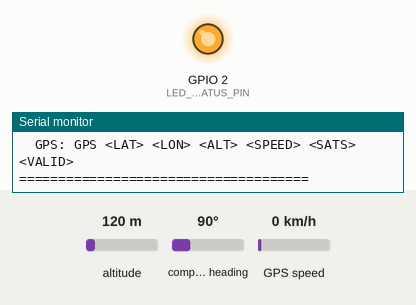
Recording of a program running on a simulated ESP32. Shown: output pins drawn as LEDs (lit = HIGH), the last lines printed to the serial monitor. Inputs (shaded band) come from the test bench; at power-on: altitude 120 m, compass heading 90°, GPS speed 0 km/h. The GPS gets a fix after 3 s at 37.7749, -122.4194 with 8 satellites.

Above: at 0.1 s.
At 100.2 s:
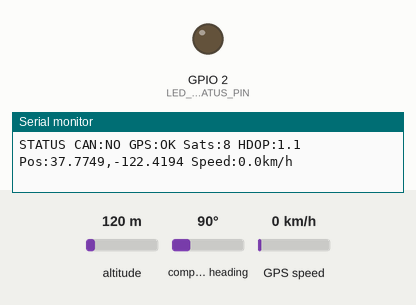
Timing chart, 0 to 101.7 s (numbered marks = the images above):
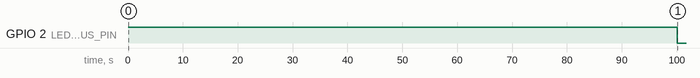

The program:

main.cpp
```cpp
// ESP32 CAN + GPS Data Sniffer - SERIAL OUTPUT ONLY
// Reads CAN bus data + GPS location and sends to Jetson via USB Serial
// Does NOT interfere with ESP-NOW system
#include <Arduino.h>
#include <SPI.h>
#include <HardwareSerial.h>
#include <TinyGPS++.h>
#include "mcp2515.h"
#include "can.h"

// =============== PIN DEFINITIONS ===============
#define CAN_CS_PIN 5          // MCP2515 CS pin
#define GPS_RX_PIN 16         // GPS module TX connects here (ESP32 RX)
#define GPS_TX_PIN 17         // GPS module RX connects here (ESP32 TX)
#define LED_STATUS_PIN 2      // Built-in LED for status

// =============== HARDWARE OBJECTS ===============
struct can_frame canMsg;
MCP2515 mcp2515(CAN_CS_PIN);
TinyGPSPlus gps;
HardwareSerial gpsSerial(2);  // Use Serial2 for GPS

// =============== GPS DATA STRUCTURE ===============
struct GPSData {
  float latitude;
  float longitude;
  float altitude;
  float speed_kmh;
  int satellites;
  float hdop;
  bool valid;
  unsigned long last_update;
  String datetime;
};

// =============== GLOBAL VARIABLES ===============
GPSData currentGPS = {0};
unsigned long lastGPSUpdate = 0;
unsigned long lastStatusUpdate = 0;
unsigned long lastCANMessage = 0;

// Timing intervals (milliseconds)
const unsigned long GPS_READ_INTERVAL = 1000;      // Read GPS every 1 second
const unsigned long STATUS_INTERVAL = 5000;        // Status update every 5 seconds
const unsigned long GPS_SEND_INTERVAL = 3000;      // Send GPS data every 3 seconds

// =============== FUNCTION DECLARATIONS ===============
void readGPSData();
void updateGPSData();
void sendGPSDataToJetson();
void sendCANDataToJetson();
void updateSystemStatus();

void setup() {
  // Initialize USB Serial for communication with Jetson
  Serial.begin(115200);
  while (!Serial) delay(10);

  // Initialize status LED
  pinMode(LED_STATUS_PIN, OUTPUT);
  digitalWrite(LED_STATUS_PIN, HIGH);

  // Initialize GPS on Serial2
  gpsSerial.begin(9600, SERIAL_8N1, GPS_RX_PIN, GPS_TX_PIN);

  // Initialize CAN bus
  mcp2515.reset();
  mcp2515.setBitrate(CAN_500KBPS, MCP_8MHZ);
  mcp2515.setNormalMode();

  // Startup messages
  Serial.println("=== CAN + GPS Data Sniffer Ready ===");
  Serial.println("Sending CAN and GPS data to Jetson via USB Serial");
  Serial.println("Format:");
  Serial.println("  CAN: SIM <ID> <DLC> <DATA_BYTES>");
  Serial.println("  GPS: GPS <LAT> <LON> <ALT> <SPEED> <SATS> <VALID>");
  Serial.println("=====================================");
  delay(2000);
}

void loop() {
  unsigned long currentTime = millis();

  // =============== READ CAN DATA ===============
  if (mcp2515.readMessage(&canMsg) == MCP2515::ERROR_OK) {
    sendCANDataToJetson();
    lastCANMessage = currentTime;
  }

  // =============== READ GPS DATA ===============
  if (currentTime - lastGPSUpdate >= GPS_READ_INTERVAL) {
    readGPSData();
    lastGPSUpdate = currentTime;
  }

  // =============== SEND GPS DATA PERIODICALLY ===============
  if (currentGPS.valid && (currentTime % GPS_SEND_INTERVAL < 100)) {
    sendGPSDataToJetson();
  }

  // =============== STATUS UPDATES ===============
  if (currentTime - lastStatusUpdate >= STATUS_INTERVAL) {
    updateSystemStatus();
    lastStatusUpdate = currentTime;
  }

  delay(10);  // Small delay to prevent issues
}

// =============== GPS FUNCTIONS ===============
void updateGPSData() {
  // Update GPS data structure
  currentGPS.latitude = gps.location.lat();
  currentGPS.longitude = gps.location.lng();
  currentGPS.altitude = gps.altitude.meters();
  currentGPS.speed_kmh = gps.speed.kmph();
  currentGPS.satellites = gps.satellites.value();
  currentGPS.hdop = gps.hdop.value() / 100.0;
  currentGPS.valid = gps.location.isValid();
  currentGPS.last_update = millis();

  // Create datetime string
  if (gps.date.isValid() && gps.time.isValid()) {
    currentGPS.datetime = String(gps.date.year()) + "-" +
                         String(gps.date.month()) + "-" +
                         String(gps.date.day()) + " " +
                         String(gps.time.hour() + 1) + ":" +  // +1 for timezone
                         String(gps.time.minute()) + ":" +
                         String(gps.time.second());
  } else {
    currentGPS.datetime = "INVALID";
  }
}

void readGPSData() {
  // Read all available GPS data
  while (gpsSerial.available() > 0) {
    if (gps.encode(gpsSerial.read())) {
      // GPS sentence was successfully parsed
      if (gps.location.isUpdated()) {
        updateGPSData();
      }
    }
  }
}

void sendGPSDataToJetson() {
  if (!currentGPS.valid) return;

  // Send GPS data in a simple format that Jetson can parse
  // Format: GPS <LAT> <LON> <ALT> <SPEED> <SATS> <HDOP> <DATETIME> <VALID>
  Serial.print("GPS ");
  Serial.print(currentGPS.latitude, 6);      // Latitude with 6 decimal places
  Serial.print(" ");
  Serial.print(currentGPS.longitude, 6);     // Longitude with 6 decimal places
  Serial.print(" ");
  Serial.print(currentGPS.altitude, 1);      // Altitude in meters
  Serial.print(" ");
  Serial.print(currentGPS.speed_kmh, 1);     // Speed in km/h
  Serial.print(" ");
  Serial.print(currentGPS.satellites);       // Number of satellites
  Serial.print(" ");
  Serial.print(currentGPS.hdop, 2);          // HDOP (accuracy)
  Serial.print(" ");
  Serial.print(currentGPS.datetime);         // Date and time
  Serial.print(" ");
  Serial.print(currentGPS.valid ? "1" : "0"); // Valid flag
  Serial.println();
}

// =============== CAN FUNCTIONS ===============
void sendCANDataToJetson() {
  // Send CAN data in the existing format for compatibility
  Serial.print("SIM ");

  // Send CAN ID in HEX with leading zeros
  if (canMsg.can_id < 0x100) Serial.print("0");
  if (canMsg.can_id < 0x10) Serial.print("0");
  Serial.print(canMsg.can_id, HEX);
  Serial.print(" ");

  // Send DLC
  Serial.print(canMsg.can_dlc, DEC);

  // Send data bytes (always 8 bytes, pad with 00 if needed)
  for (int i = 0; i < 8; i++) {
    Serial.print(" ");
    if (i < canMsg.can_dlc) {
      if (canMsg.data[i] < 0x10) Serial.print("0");
      Serial.print(canMsg.data[i], HEX);
    } else {
      Serial.print("00");  // Pad unused bytes
    }
  }

  Serial.println();
}

// =============== STATUS FUNCTIONS ===============
void updateSystemStatus() {
  // Update status LED based on system health
  static bool ledState = false;
  unsigned long timeSinceLastCAN = millis() - lastCANMessage;
  unsigned long timeSinceLastGPS = millis() - currentGPS.last_update;

  // LED blink pattern based on system status
  if (currentGPS.valid && timeSinceLastCAN < 2000) {
    // Both GPS and CAN working - slow blink (2 seconds)
    if (millis() % 2000 < 100) {
      digitalWrite(LED_STATUS_PIN, HIGH);
    } else {
      digitalWrite(LED_STATUS_PIN, LOW);
    }
  } else if (currentGPS.valid) {
    // Only GPS working - medium blink (1 second)
    if (millis() % 1000 < 100) {
      digitalWrite(LED_STATUS_PIN, HIGH);
    } else {
      digitalWrite(LED_STATUS_PIN, LOW);
    }
  } else if (timeSinceLastCAN < 2000) {
    // Only CAN working - fast blink (500ms)
    if (millis() % 500 < 100) {
      digitalWrite(LED_STATUS_PIN, HIGH);
    } else {
      digitalWrite(LED_STATUS_PIN, LOW);
    }
  } else {
    // Nothing working - very fast blink (200ms)
    if (millis() % 200 < 50) {
      digitalWrite(LED_STATUS_PIN, HIGH);
    } else {
      digitalWrite(LED_STATUS_PIN, LOW);
    }
  }

  // Print status every 5 seconds
  Serial.print("STATUS ");
  Serial.print("CAN:");
  Serial.print(timeSinceLastCAN < 2000 ? "OK" : "NO");
  Serial.print(" GPS:");
  Serial.print(currentGPS.valid ? "OK" : "NO");
  Serial.print(" Sats:");
  Serial.print(currentGPS.satellites);
  Serial.print(" HDOP:");
  Serial.print(currentGPS.hdop, 1);

  if (currentGPS.valid) {
    Serial.print(" Pos:");
    Serial.print(currentGPS.latitude, 4);
    Serial.print(",");
    Serial.print(currentGPS.longitude, 4);
    Serial.print(" Speed:");
    Serial.print(currentGPS.speed_kmh, 1);
    Serial.print("km/h");
  }

  Serial.println();
}
```

Measured:
- by itself, GPIO 2 (LED_STATUS_PIN): HIGH → LOW at 100 s
